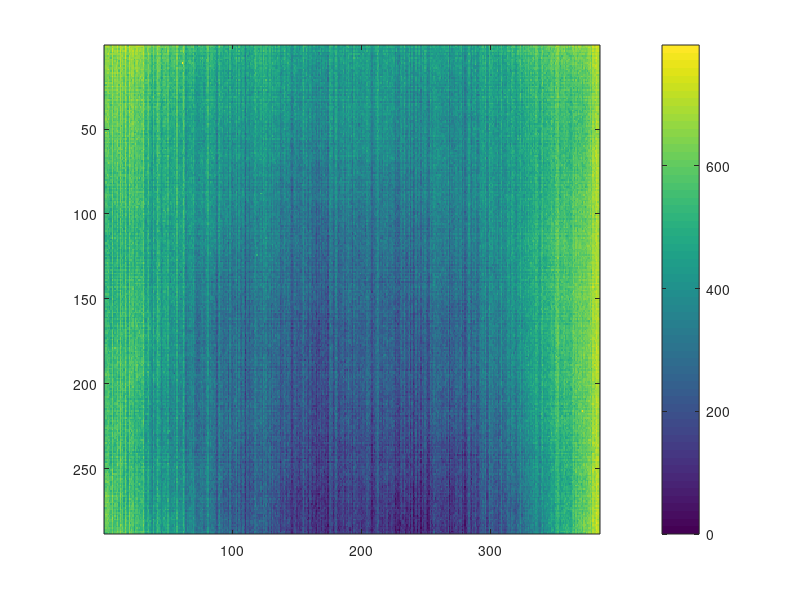
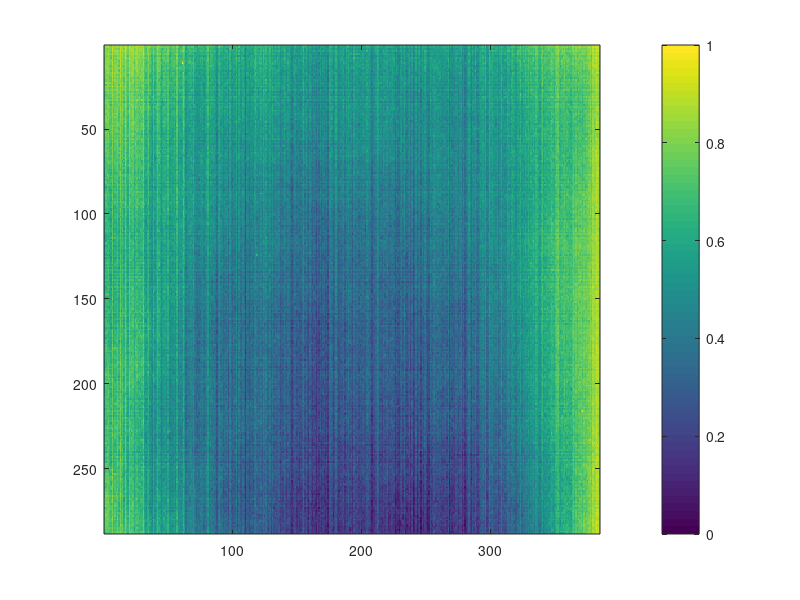

MATLAB code to generate these figures, in order:
function temperature()
       
%     data = dlmread('thermapp1432229544.txt', '\t');
    data = dlmread('thermapp1432230291.txt', '\t');
%     data = dlmread('thermapp1432230292.txt', '\t');
    
    width = 384;
    height = 288;
    
    data = reshape(data, width, height)';
%     data = data / 100;307
    
    maxTemp = max(data(:));
    minTemp = min(data(:));
    data = data - minTemp;
    maxTemp = maxTemp - minTemp;
    
%     data = data * 64 / maxTemp;
    
    max(data(:))
    
    
    figure(1)
%     img = image(data);
    image(data, 'CDataMapping','scaled');
    colorbar
    
    cmap = colormap;
    colorspace = size(cmap, 1);
    
    colorscale = round(interp1(linspace(0, maxTemp, colorspace), 1:colorspace, data));
    
    mappedData = reshape(cmap(colorscale, :), [size(colorscale) 3]);
    figure(2)
    image(mappedData)
    colorbar
    
    
end